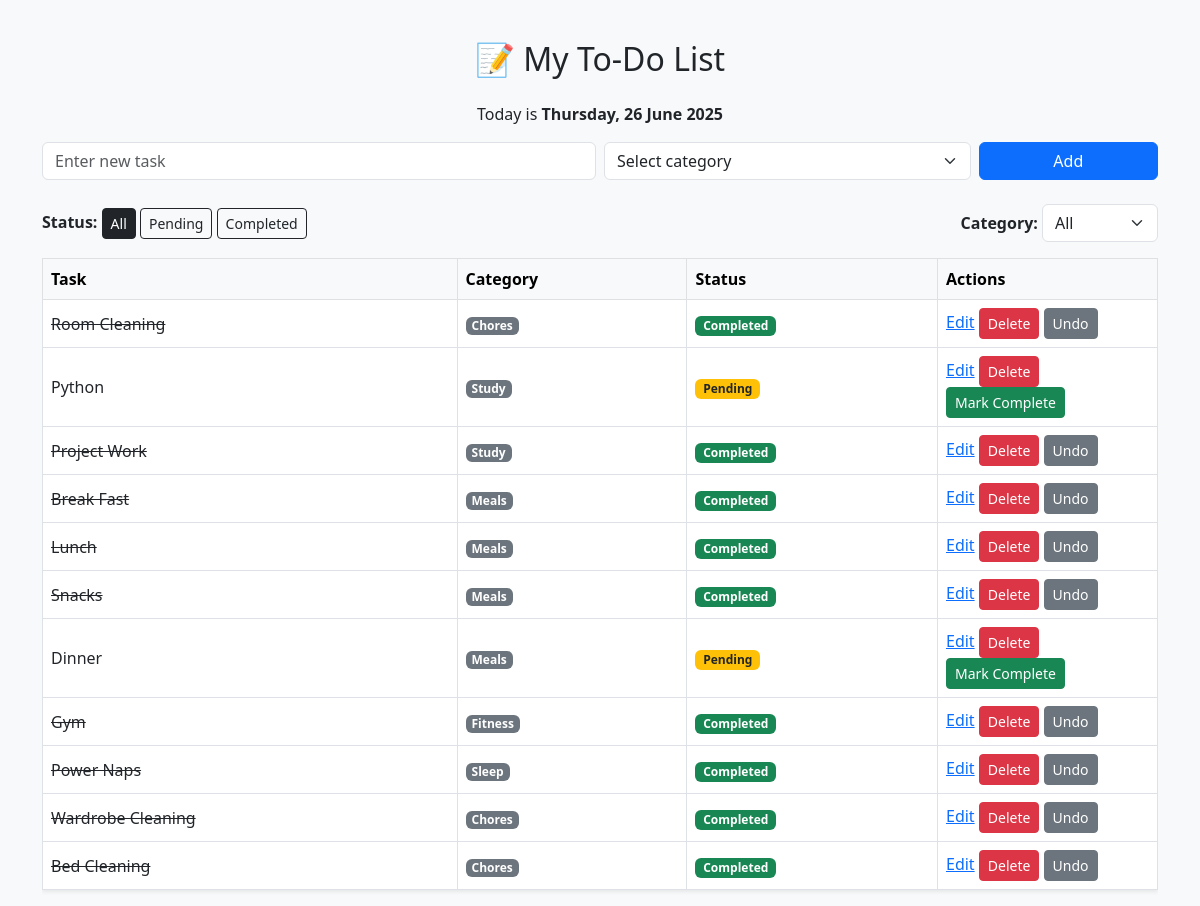
Before: / with the older database file.
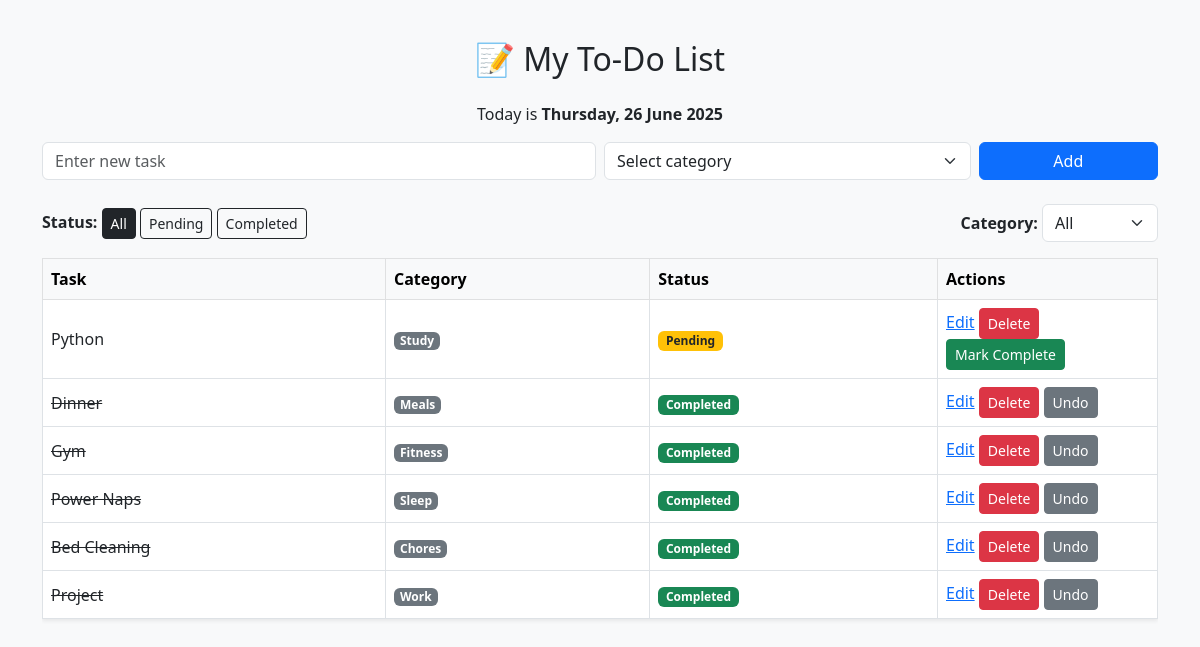
After: the same page with the newer database file.
### tables this page shows
CREATE TABLE tasks (
    id INTEGER PRIMARY KEY AUTOINCREMENT,
    content TEXT NOT NULL,
    completed INTEGER DEFAULT 0,
    category TEXT,
    date_updated TEXT
);

### app.py (the view)
@app.route("/")
def home():
    conn = sqlite3.connect("todo.db")
    cursor = conn.cursor()
    cursor.execute("""
        CREATE TABLE IF NOT EXISTS tasks (
            id INTEGER PRIMARY KEY AUTOINCREMENT,
            content TEXT NOT NULL,
            completed BOOLEAN NOT NULL DEFAULT 0,
            category TEXT DEFAULT 'General',
            date_updated TEXT DEFAULT CURRENT_DATE
        )
    """)
    conn.commit()
    today = date.today().isoformat()
    cursor.execute("UPDATE tasks SET completed = 0 WHERE date_updated < ?", (today,))
    conn.commit()
    category_filter = request.args.get("category", "All")
    status_filter = request.args.get("filter", "all")
    query = "SELECT id, content, completed, category FROM tasks WHERE 1=1"
    values = []
    if category_filter != "All":
        query += " AND category = ?"
        values.append(category_filter)
    if status_filter == "completed":
        query += " AND completed = 1"
    elif status_filter == "pending":
        query += " AND completed = 0"
    cursor.execute(query, values)
    tasks = cursor.fetchall()
    cursor.execute("SELECT DISTINCT category FROM tasks")
    categories = [row[0] for row in cursor.fetchall()]
    conn.close()
    return render_template("index.html", tasks=tasks,
                           current_date=date.today().strftime('%A, %d %B %Y'),
                           selected_category=category_filter,
                           selected_filter=status_filter,
                           categories=categories,
                           today=date.today())

### templates/index.html (shortened to what this page needs)
<!DOCTYPE html>
<html lang="en">
<head>
    <link rel="stylesheet" href="https://cdn.jsdelivr.net/npm/bootstrap@5.3.0/dist/css/bootstrap.min.css">
</head>
<body>
<div class="container">
    <h2 class="text-center mb-4">📝 My To-Do List</h2>
    <p class="text-center">Today is <strong>{{ current_date }}</strong></p>
    <form action="/add" method="POST" class="row g-2 mb-4">
        <div class="col-md-6">
            <input type="text" name="task" class="form-control" placeholder="Enter new task" required>
        </div>
        <div class="col-md-4">
            <select name="category" class="form-select" required>
                <option value="" disabled selected>Select category</option>
            </select>
        </div>
        <div class="col-md-2">
            <button type="submit" class="btn btn-primary w-100">Add</button>
        </div>
    </form>
    <form method="get" class="d-flex justify-content-between align-items-center mb-3">
        <div>
            <strong>Status:</strong>
            <a href="/?filter=all" class="btn btn-sm {{ 'btn-dark' if selected_filter == 'all' else 'btn-outline-dark' }}">All</a>
            <a href="/?filter=pending" class="btn btn-sm {{ 'btn-dark' if selected_filter == 'pending' else 'btn-outline-dark' }}">Pending</a>
            <a href="/?filter=completed" class="btn btn-sm {{ 'btn-dark' if selected_filter == 'completed' else 'btn-outline-dark' }}">Completed</a>
        </div>
        <div>
            <strong>Category:</strong>
            <select name="category" onchange="this.form.submit()" class="form-select d-inline-block w-auto">
                <option value="All" {% if selected_category == 'All' %}selected{% endif %}>All</option>
            </select>
        </div>
    </form>
    <div class="table-responsive">
        <table class="table table-bordered align-middle bg-white shadow-sm">
            <thead class="table-light">
                <tr>
                    <th>Task</th>
                    <th>Category</th>
                    <th>Status</th>
                    <th style="width: 220px;">Actions</th>
                </tr>
            </thead>
            <tbody>
                {% for task in tasks %}
                    <tr>
                        <td class="{{ 'strike' if task[2] else '' }}">{{ task[1] }}</td>
                        <td>
                            <span class="badge bg-secondary category-badge">{{ task[3] }}</span>
                        </td>
                        <td>
                            {% if task[2] %}
                                <span class="badge bg-success">Completed</span>
                            {% else %}
                                <span class="badge bg-warning text-dark">Pending</span>
                            {% endif %}
                        </td>
                        <td>
                           <a href="{{ url_for('edit_task', task_id=task[0]) }}">Edit</a>
                            <a href="/delete/{{ task[0] }}" class="btn btn-sm btn-danger">Delete</a>
                            {% if task[2] %}
                                <a href="/undo/{{ task[0] }}" class="btn btn-sm btn-secondary">Undo</a>
                            {% else %}
                                <a href="/complete/{{ task[0] }}" class="btn btn-sm btn-success">Mark Complete</a>
                            {% endif %}
                        </td>
                    </tr>
                {% else %}
                    <tr>
                        <td colspan="4" class="text-center text-muted">No tasks found.</td>
                    </tr>
                {% endfor %}
            </tbody>
        </table>
    </div>
</div>
</body>
</html>

### templates/index.html (style rules this page uses)
body { background-color: #f8f9fa; padding-top: 40px; }
.strike { text-decoration: line-through; color: #6c757d; }
.category-badge { font-size: 0.75rem; padding: 0.25em 0.5em; }

Changed rows visible on the page:
removed tasks: content "Room Cleaning", category "Chores", completed "Completed"
removed tasks: content "Project Work", category "Study", completed "Completed"
removed tasks: content "Break Fast", category "Meals", completed "Completed"
removed tasks: content "Lunch", category "Meals", completed "Completed"
removed tasks: content "Snacks", category "Meals", completed "Completed"
removed tasks: content "Wardrobe Cleaning", category "Chores", completed "Completed"
changed tasks "Dinner": completed "Pending Mark Complete" → "Completed Undo"
added tasks: content "Project", category "Work", completed "Completed"
